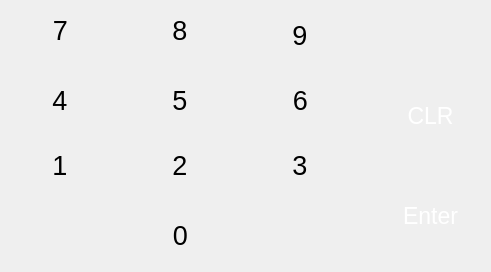
<?xml version="1.0" encoding="UTF-8"?>
<ui version="4.0">
 <class>keypad</class>
 <widget class="QWidget" name="keypad">
  <property name="geometry">
   <rect>
    <x>0</x>
    <y>0</y>
    <width>491</width>
    <height>272</height>
   </rect>
  </property>
  <property name="windowTitle">
   <string>Form</string>
  </property>
  <property name="styleSheet">
   <string notr="true">border-radius: 20px;</string>
  </property>
  <widget class="QPushButton" name="pushButton_3">
   <property name="geometry">
    <rect>
     <x>260</x>
     <y>140</y>
     <width>80</width>
     <height>51</height>
    </rect>
   </property>
   <property name="font">
    <font>
     <pointsize>20</pointsize>
    </font>
   </property>
   <property name="styleSheet">
    <string notr="true">background-color: transparent;
border:none;</string>
   </property>
   <property name="text">
    <string>3</string>
   </property>
  </widget>
  <widget class="QPushButton" name="pushButton_2">
   <property name="geometry">
    <rect>
     <x>140</x>
     <y>140</y>
     <width>80</width>
     <height>51</height>
    </rect>
   </property>
   <property name="font">
    <font>
     <pointsize>20</pointsize>
    </font>
   </property>
   <property name="styleSheet">
    <string notr="true">background-color: transparent;
border:none;</string>
   </property>
   <property name="text">
    <string>2</string>
   </property>
  </widget>
  <widget class="QPushButton" name="pushButton_9">
   <property name="geometry">
    <rect>
     <x>260</x>
     <y>10</y>
     <width>80</width>
     <height>51</height>
    </rect>
   </property>
   <property name="font">
    <font>
     <pointsize>20</pointsize>
    </font>
   </property>
   <property name="styleSheet">
    <string notr="true">background-color: transparent;
border:none;</string>
   </property>
   <property name="text">
    <string>9</string>
   </property>
  </widget>
  <widget class="QPushButton" name="pushButton_6">
   <property name="geometry">
    <rect>
     <x>260</x>
     <y>80</y>
     <width>81</width>
     <height>41</height>
    </rect>
   </property>
   <property name="font">
    <font>
     <pointsize>20</pointsize>
    </font>
   </property>
   <property name="styleSheet">
    <string notr="true">background-color: transparent;
border:none;</string>
   </property>
   <property name="text">
    <string>6</string>
   </property>
  </widget>
  <widget class="QPushButton" name="pushButton_7">
   <property name="geometry">
    <rect>
     <x>20</x>
     <y>0</y>
     <width>81</width>
     <height>61</height>
    </rect>
   </property>
   <property name="font">
    <font>
     <pointsize>20</pointsize>
    </font>
   </property>
   <property name="styleSheet">
    <string notr="true">background-color: transparent;
border:none;</string>
   </property>
   <property name="text">
    <string>7</string>
   </property>
  </widget>
  <widget class="QPushButton" name="pushButton_4">
   <property name="geometry">
    <rect>
     <x>20</x>
     <y>80</y>
     <width>80</width>
     <height>41</height>
    </rect>
   </property>
   <property name="font">
    <font>
     <pointsize>20</pointsize>
    </font>
   </property>
   <property name="styleSheet">
    <string notr="true">background-color: transparent;
border:none;</string>
   </property>
   <property name="text">
    <string>4</string>
   </property>
  </widget>
  <widget class="QPushButton" name="pushButton_8">
   <property name="geometry">
    <rect>
     <x>140</x>
     <y>10</y>
     <width>80</width>
     <height>41</height>
    </rect>
   </property>
   <property name="font">
    <font>
     <pointsize>20</pointsize>
    </font>
   </property>
   <property name="styleSheet">
    <string notr="true">background-color: transparent;
border:none;</string>
   </property>
   <property name="text">
    <string>8</string>
   </property>
  </widget>
  <widget class="QPushButton" name="pushButton_5">
   <property name="geometry">
    <rect>
     <x>140</x>
     <y>80</y>
     <width>80</width>
     <height>41</height>
    </rect>
   </property>
   <property name="font">
    <font>
     <pointsize>20</pointsize>
    </font>
   </property>
   <property name="styleSheet">
    <string notr="true">background-color: transparent;
border:none;</string>
   </property>
   <property name="text">
    <string>5</string>
   </property>
  </widget>
  <widget class="QPushButton" name="pushButton">
   <property name="geometry">
    <rect>
     <x>20</x>
     <y>140</y>
     <width>80</width>
     <height>51</height>
    </rect>
   </property>
   <property name="font">
    <font>
     <pointsize>20</pointsize>
    </font>
   </property>
   <property name="styleSheet">
    <string notr="true">background-color: transparent;
border:none;</string>
   </property>
   <property name="text">
    <string>1</string>
   </property>
  </widget>
  <widget class="QPushButton" name="pushButton_10">
   <property name="geometry">
    <rect>
     <x>130</x>
     <y>210</y>
     <width>101</width>
     <height>51</height>
    </rect>
   </property>
   <property name="font">
    <font>
     <pointsize>20</pointsize>
    </font>
   </property>
   <property name="styleSheet">
    <string notr="true">background-color: transparent;
border:none;</string>
   </property>
   <property name="text">
    <string>0</string>
   </property>
  </widget>
  <widget class="QPushButton" name="pushButton_12">
   <property name="geometry">
    <rect>
     <x>380</x>
     <y>170</y>
     <width>101</width>
     <height>91</height>
    </rect>
   </property>
   <property name="font">
    <font>
     <pointsize>17</pointsize>
    </font>
   </property>
   <property name="styleSheet">
    <string notr="true">background-color: transparent;
color: rgb(255, 255, 255);
border:none;</string>
   </property>
   <property name="text">
    <string>Enter</string>
   </property>
  </widget>
  <widget class="QPushButton" name="pushButton_13">
   <property name="geometry">
    <rect>
     <x>380</x>
     <y>10</y>
     <width>91</width>
     <height>51</height>
    </rect>
   </property>
   <property name="font">
    <font>
     <pointsize>20</pointsize>
    </font>
   </property>
   <property name="styleSheet">
    <string notr="true">background-color: transparent;
color: rgba(191, 64, 64, 0);
border:none;</string>
   </property>
   <property name="text">
    <string>.</string>
   </property>
  </widget>
  <widget class="QLabel" name="label">
   <property name="geometry">
    <rect>
     <x>0</x>
     <y>0</y>
     <width>491</width>
     <height>271</height>
    </rect>
   </property>
   <property name="styleSheet">
    <string notr="true">image: url(:/new/prefix1/img/keypadbg3 1.png);</string>
   </property>
   <property name="text">
    <string/>
   </property>
  </widget>
  <widget class="QPushButton" name="pushButton_11">
   <property name="geometry">
    <rect>
     <x>380</x>
     <y>70</y>
     <width>101</width>
     <height>91</height>
    </rect>
   </property>
   <property name="font">
    <font>
     <pointsize>17</pointsize>
    </font>
   </property>
   <property name="styleSheet">
    <string notr="true">background-color: transparent;
color: rgb(255, 255, 255);
border:none;</string>
   </property>
   <property name="text">
    <string>CLR</string>
   </property>
  </widget>
  <zorder>label</zorder>
  <zorder>pushButton_3</zorder>
  <zorder>pushButton_2</zorder>
  <zorder>pushButton_9</zorder>
  <zorder>pushButton_6</zorder>
  <zorder>pushButton_7</zorder>
  <zorder>pushButton_4</zorder>
  <zorder>pushButton_8</zorder>
  <zorder>pushButton_5</zorder>
  <zorder>pushButton</zorder>
  <zorder>pushButton_10</zorder>
  <zorder>pushButton_12</zorder>
  <zorder>pushButton_13</zorder>
  <zorder>pushButton_11</zorder>
 </widget>
 <resources/>
 <connections/>
</ui>
